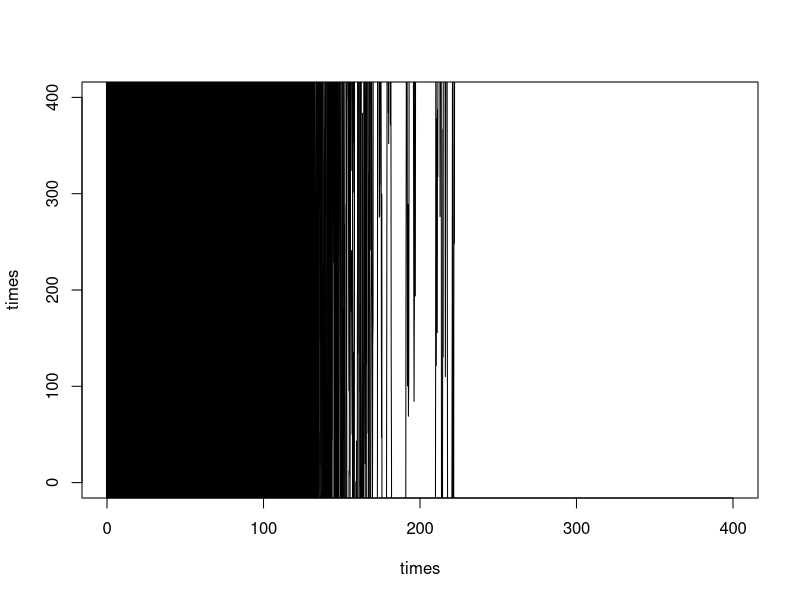
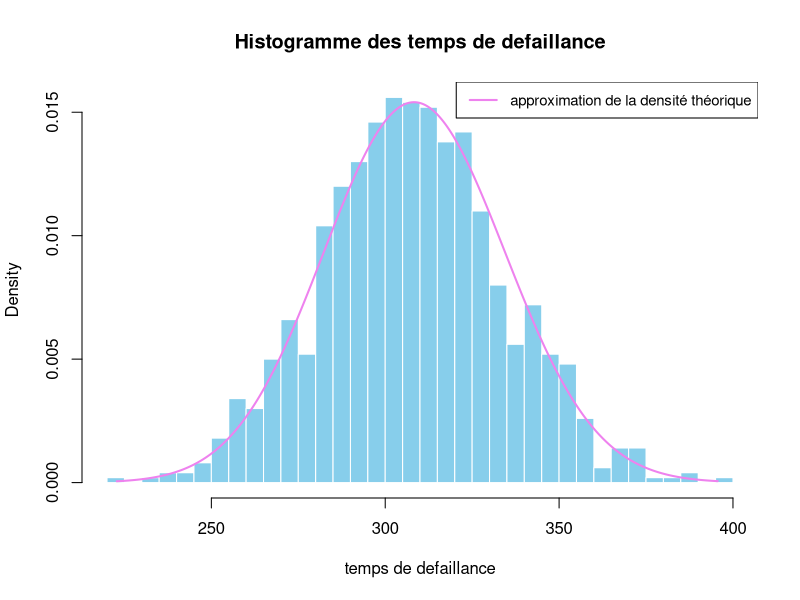

Source code (R) for these figures, in order:
b_true   <- 1.91
a_true  <-  1.25
sigma_B  <- 650        # coefficient de diffusion
w        <- 71500    # seuil  de franchissement
t_max    <- 400    # dernière date de mesure 
delta    <- 0.2        # lapse de temps entre les mesures
times    <- seq(0, t_max, by = delta)
n        <- length(times)
number_of_paths = 1000
plot(x = times,times,type="n")
abline(a= w, b=0)
time_to_failure = numeric(length = length(number_of_paths))
for (i in 1:number_of_paths){
  X_i<- cumsum(rnorm(n, mean = 0, sd = sqrt(delta)))   # scaled BM
  path <- a_true * times^b_true + sigma_B * X_i
  failure_time = times[path>= w][1]
  if (is.na(failure_time)){
    time_to_failure[i] = -1
    next
  }
  time_to_failure[i] =failure_time
  lines(times, path,  type = "l")
  
}


hist(time_to_failure,
     breaks = 35,            
     col = "skyblue",
     border = "white",
     main = "Histogramme des temps de defaillance",
     xlab = "temps de defaillance",
     probability = TRUE)    



fM2 <- function(t, a, b, w, sigmaB) {
  num  <- w - a * t^b * (1 - b)
  den  <- sigmaB * sqrt(2 * pi * t^3)
  expo <- exp( - (w - a * t^b)^2 / (2 * sigmaB^2 * t) )
  return(num / den * expo)
}



tgrid <- seq(min(time_to_failure), max(time_to_failure), length.out = 500)



lines(tgrid, fM2(tgrid, a_true, b_true, w, sigma_B), col = "violet", lwd = 2)
# Ajouter une légende
legend("topright", 
       legend = c("approximation de la densité théorique"), 
       col = "violet", 
       lwd = 2, 
       cex = 0.9)
